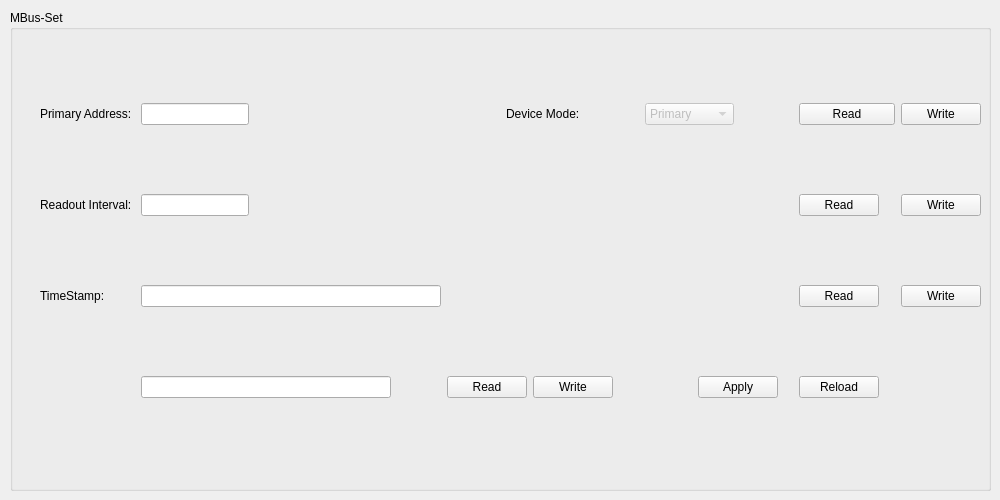
    <widget class="QWidget" name="tab_8">
     <attribute name="title">
      <string>MBus-Set</string>
     </attribute>
     <widget class="QGroupBox" name="groupBox_10">
      <property name="geometry">
       <rect>
        <x>10</x>
        <y>10</y>
        <width>981</width>
        <height>481</height>
       </rect>
      </property>
      <property name="title">
       <string>MBus-Set</string>
      </property>
      <widget class="QWidget" name="layoutWidget">
       <property name="geometry">
        <rect>
         <x>30</x>
         <y>30</y>
         <width>941</width>
         <height>421</height>
        </rect>
       </property>
       <layout class="QGridLayout" name="gridLayout_10">
        <item row="4" column="2">
         <widget class="QPushButton" name="mbusSecondaryRead">
          <property name="sizePolicy">
           <sizepolicy hsizetype="Fixed" vsizetype="Fixed">
            <horstretch>0</horstretch>
            <verstretch>0</verstretch>
           </sizepolicy>
          </property>
          <property name="minimumSize">
           <size>
            <width>50</width>
            <height>0</height>
           </size>
          </property>
          <property name="text">
           <string>Read</string>
          </property>
         </widget>
        </item>
        <item row="1" column="1">
         <widget class="QLineEdit" name="mbusReadOutEdit">
          <property name="sizePolicy">
           <sizepolicy hsizetype="Fixed" vsizetype="Fixed">
            <horstretch>0</horstretch>
            <verstretch>0</verstretch>
           </sizepolicy>
          </property>
         </widget>
        </item>
        <item row="4" column="3">
         <widget class="QPushButton" name="mbusSecondaryWrite">
          <property name="sizePolicy">
           <sizepolicy hsizetype="Fixed" vsizetype="Fixed">
            <horstretch>0</horstretch>
            <verstretch>0</verstretch>
           </sizepolicy>
          </property>
          <property name="text">
           <string>Write</string>
          </property>
         </widget>
        </item>
        <item row="0" column="11" colspan="2">
         <widget class="QPushButton" name="mbusPrimaryRead_12">
          <property name="sizePolicy">
           <sizepolicy hsizetype="Fixed" vsizetype="Fixed">
            <horstretch>0</horstretch>
            <verstretch>0</verstretch>
           </sizepolicy>
          </property>
          <property name="minimumSize">
           <size>
            <width>0</width>
            <height>0</height>
           </size>
          </property>
          <property name="maximumSize">
           <size>
            <width>16777211</width>
            <height>16777215</height>
           </size>
          </property>
          <property name="sizeIncrement">
           <size>
            <width>0</width>
            <height>0</height>
           </size>
          </property>
          <property name="text">
           <string>Read</string>
          </property>
         </widget>
        </item>
        <item row="0" column="1">
         <widget class="QLineEdit" name="mbusPrimaryAddressEdit_11">
          <property name="sizePolicy">
           <sizepolicy hsizetype="Fixed" vsizetype="Fixed">
            <horstretch>0</horstretch>
            <verstretch>0</verstretch>
           </sizepolicy>
          </property>
          <property name="minimumSize">
           <size>
            <width>0</width>
            <height>0</height>
           </size>
          </property>
          <property name="sizeIncrement">
           <size>
            <width>0</width>
            <height>0</height>
           </size>
          </property>
         </widget>
        </item>
        <item row="0" column="13">
         <widget class="QPushButton" name="mbusPrimaryWrite_11">
          <property name="sizePolicy">
           <sizepolicy hsizetype="Fixed" vsizetype="Fixed">
            <horstretch>0</horstretch>
            <verstretch>0</verstretch>
           </sizepolicy>
          </property>
          <property name="text">
           <string>Write</string>
          </property>
         </widget>
        </item>
        <item row="0" column="0">
         <widget class="QLabel" name="label_100">
          <property name="sizePolicy">
           <sizepolicy hsizetype="Fixed" vsizetype="Preferred">
            <horstretch>0</horstretch>
            <verstretch>0</verstretch>
           </sizepolicy>
          </property>
          <property name="text">
           <string>Primary Address: </string>
          </property>
         </widget>
        </item>
        <item row="4" column="11">
         <widget class="QPushButton" name="mbusSetReload">
          <property name="text">
           <string>Reload</string>
          </property>
         </widget>
        </item>
        <item row="4" column="9">
         <widget class="QPushButton" name="pushButton_3">
          <property name="text">
           <string>Apply</string>
          </property>
         </widget>
        </item>
        <item row="1" column="0">
         <widget class="QLabel" name="label_69">
          <property name="sizePolicy">
           <sizepolicy hsizetype="Preferred" vsizetype="Preferred">
            <horstretch>0</horstretch>
            <verstretch>0</verstretch>
           </sizepolicy>
          </property>
          <property name="text">
           <string>Readout Interval:</string>
          </property>
         </widget>
        </item>
        <item row="1" column="13">
         <widget class="QPushButton" name="mbusReadoutWrite">
          <property name="text">
           <string>Write</string>
          </property>
         </widget>
        </item>
        <item row="2" column="0">
         <widget class="QLabel" name="label_98">
          <property name="sizePolicy">
           <sizepolicy hsizetype="Preferred" vsizetype="Preferred">
            <horstretch>0</horstretch>
            <verstretch>0</verstretch>
           </sizepolicy>
          </property>
          <property name="text">
           <string>TimeStamp:</string>
          </property>
         </widget>
        </item>
        <item row="2" column="13">
         <widget class="QPushButton" name="mbusTSWrite">
          <property name="text">
           <string>Write</string>
          </property>
         </widget>
        </item>
        <item row="1" column="11">
         <widget class="QPushButton" name="mbusReadoutRead">
          <property name="sizePolicy">
           <sizepolicy hsizetype="Fixed" vsizetype="Fixed">
            <horstretch>0</horstretch>
            <verstretch>0</verstretch>
           </sizepolicy>
          </property>
          <property name="text">
           <string>Read</string>
          </property>
         </widget>
        </item>
        <item row="2" column="11">
         <widget class="QPushButton" name="mbusTSRead">
          <property name="sizePolicy">
           <sizepolicy hsizetype="Fixed" vsizetype="Fixed">
            <horstretch>0</horstretch>
            <verstretch>0</verstretch>
           </sizepolicy>
          </property>
          <property name="text">
           <string>Read</string>
          </property>
         </widget>
        </item>
        <item row="2" column="1">
         <widget class="QLineEdit" name="mbusTimestampEdit">
          <property name="sizePolicy">
           <sizepolicy hsizetype="Fixed" vsizetype="Fixed">
            <horstretch>0</horstretch>
            <verstretch>0</verstretch>
           </sizepolicy>
          </property>
          <property name="minimumSize">
           <size>
            <width>300</width>
            <height>0</height>
           </size>
          </property>
          <property name="readOnly">
           <bool>true</bool>
          </property>
         </widget>
        </item>
        <item row="4" column="1">
         <widget class="QLineEdit" name="mbusSecondaryEdit">
          <property name="sizePolicy">
           <sizepolicy hsizetype="Fixed" vsizetype="Fixed">
            <horstretch>2</horstretch>
            <verstretch>0</verstretch>
           </sizepolicy>
          </property>
          <property name="minimumSize">
           <size>
            <width>250</width>
            <height>0</height>
           </size>
          </property>
         </widget>
        </item>
        <item row="0" column="2" colspan="9">
         <layout class="QHBoxLayout" name="horizontalLayout_12">
          <item>
           <widget class="QLabel" name="label_99">
            <property name="sizePolicy">
             <sizepolicy hsizetype="Fixed" vsizetype="Fixed">
              <horstretch>0</horstretch>
              <verstretch>0</verstretch>
             </sizepolicy>
            </property>
            <property name="text">
             <string>Device Mode:</string>
            </property>
           </widget>
          </item>
          <item>
           <widget class="QComboBox" name="mbusDeviceMode_11">
            <property name="enabled">
             <bool>false</bool>
            </property>
            <property name="sizePolicy">
             <sizepolicy hsizetype="Fixed" vsizetype="Fixed">
              <horstretch>0</horstretch>
              <verstretch>0</verstretch>
             </sizepolicy>
            </property>
            <property name="editable">
             <bool>false</bool>
            </property>
            <property name="currentText">
             <string>Primary</string>
            </property>
            <item>
             <property name="text">
              <string>Primary</string>
             </property>
            </item>
            <item>
             <property name="text">
              <string>Secondary</string>
             </property>
            </item>
           </widget>
          </item>
         </layout>
        </item>
       </layout>
      </widget>
     </widget>
    </widget>
